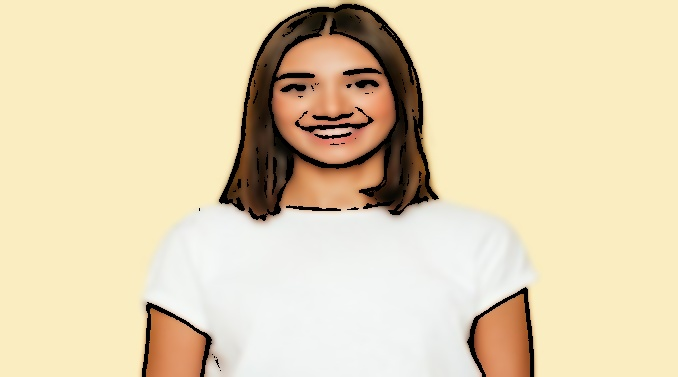
#> input picture imgae_q.jpg, 678 x 377 px
$ python image_editor.py imgae_q.jpg
#> lines starting #> are read from the running program, lines starting #| are printed output that depends on the picture; after the words box and inside, x2 and y2 are one past the last pixel; in counts of white or black regions, pixels touching at a corner belong together
# Python program to explain Merging of Channels

# Importing cv2
import cv2
import numpy as np

import argparse

parser = argparse.ArgumentParser(description='Image Editor')

parser.add_argument(
    'imgfile',
    action="store",
    default="img/6.jpg",
    nargs='?')

parser.add_argument(
    'outputFile',
    action="store",
    default='output/imgae_q.jpg',
    nargs='?')

args = parser.parse_args()

# Reading the BGR image using imread() function
image = cv2.imread(args.imgfile)
#> image is the input picture: shape (377, 678, 3); mean B, G, R 179.6, 211.7, 226.5

# Splitting the channels first to generate different
# single

# channels for merging as we don't have separate
# channel images
b, g, r = cv2.split(image)

# Displaying Blue channel image
#cv2.imshow("Model Blue Image", b)

# Displaying Green channel image
#cv2.imshow("Model Green Image", g)

# Displaying Red channel image
#cv2.imshow("Model Red Image", r)

# Using cv2.merge() to merge Red, Green, Blue Channels

# into a coloured/multi-channeled image
image_merge = cv2.merge([r, g, b])

# Displaying Merged RGB image
#cv2.imshow("RGB_Merged_Image", image_merge)

# Use the cvtColor() function to grayscale the image
image_gray = cv2.cvtColor(image, cv2.COLOR_BGR2GRAY)
#cv2.imshow('Grayscale', image_gray)

# make sure that you have saved it in the same folder
# You can change the kernel size as you want
blurImg = cv2.blur(image, (10, 10))
#cv2.imshow('blurred image', blurImg)

# Creating the kernel(2d convolution matrix)
kernel1 = np.ones((5, 5), np.float32)/30

# Applying the filter2D() function
img_kernel = cv2.filter2D(src=image, ddepth=-1, kernel=kernel1)
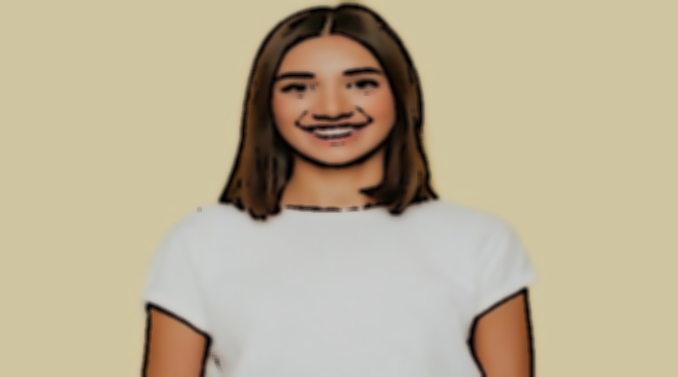
#> img_kernel: shape (377, 678, 3); mean B, G, R 149.8, 176.1, 188.6

# Shoeing the original and output image
#cv2.imshow('Kernel Blur', img_kernel)

#Implement this function → bilinear_interpolation
half = cv2.resize(image, (0, 0), fx=0.1, fy=0.1)
bigger = cv2.resize(image, (1050, 1610))
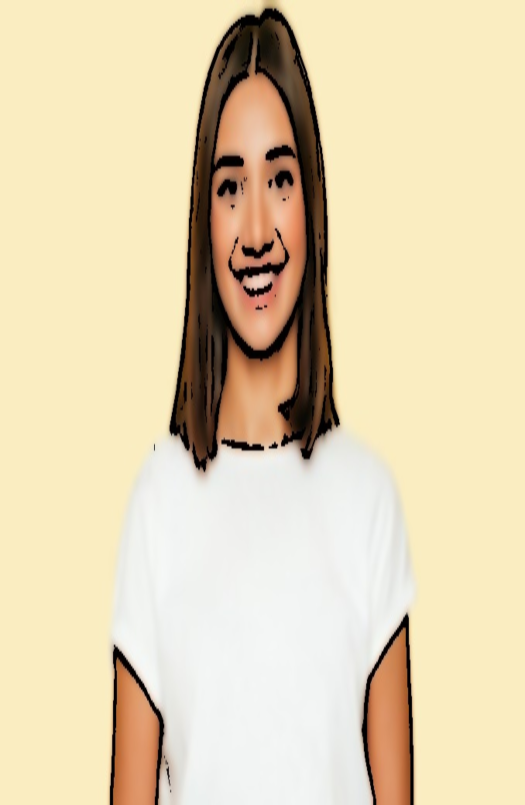
#> bigger: shape (1610, 1050, 3) (shown at 1/2 size); mean B, G, R 179.6, 211.6, 226.5

stretch_near = cv2.resize(image, (780, 540),
                          interpolation=cv2.INTER_LINEAR)
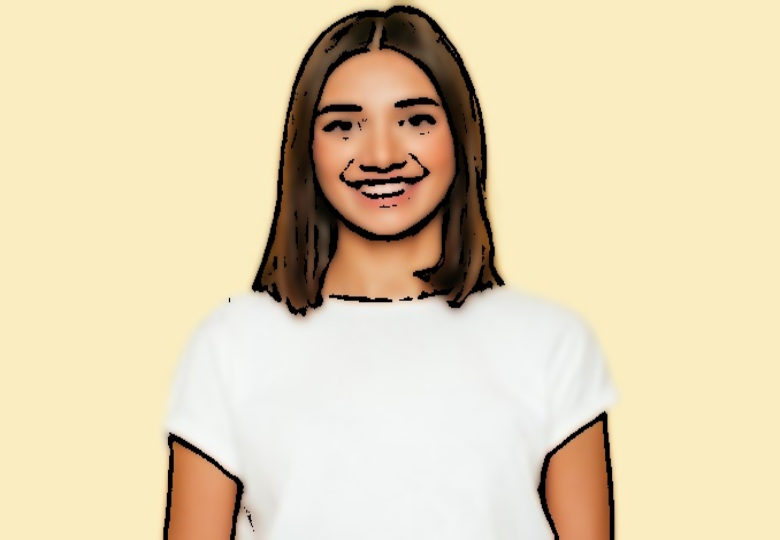
#> stretch_near: shape (540, 780, 3); mean B, G, R 179.6, 211.6, 226.4


Titles = ["Original", "Half", "Bigger", "Interpolation Nearest"]
images = [image, half, bigger, stretch_near]
count = 4

"""for i in range(count):
    plt.subplot(2, 2, i + 1)
    plt.title(Titles[i])
    plt.imshow(images[i])"""

# Window name in which image is displayed
#window_name = 'bilinear_interpolation'
#bilinear_interpolation image display
#plt.show()

#Implement this function → resize
# Obtaining the Dimensions of the image
height, width = image.shape[:2]
#> height = 377; width = 678

# Downscaling the image
height = int(height/2)
#> height = 188
width = int(width/2)
#> width = 339

# Performing the resize operation with Nearest neighbor interpolation
image_resize = cv2.resize(image, (width, height),
                          interpolation=cv2.INTER_NEAREST)

# Displaying the image
#cv2.imshow('resize', image_resize)

#90 Degree Rotation
#Implement the function - > rotate
# Window name in which image is displayed
window_name = 'rotate'

# Using cv2.rotate() method
# Using cv2.ROTATE_90_CLOCKWISE rotate
# by 90 degrees clockwise
image_rotate = cv2.rotate(image, cv2.ROTATE_90_CLOCKWISE)
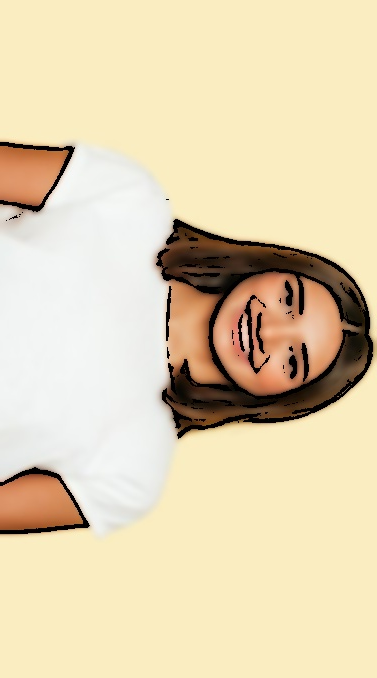
#> image_rotate: shape (678, 377, 3); mean B, G, R 179.6, 211.7, 226.5

# Displaying the image
#cv2.imshow(window_name, image_rotate)

#Implement this function → extract_edges
#load the image, convert it to grayscale, and blur it slightly
image_gray = cv2.cvtColor(image, cv2.COLOR_BGR2GRAY)
image_blurred = cv2.GaussianBlur(image_gray, (5, 5), 0)

# using the Canny edge detector
image_edge = ~cv2.Canny(image_blurred, 10, 200)
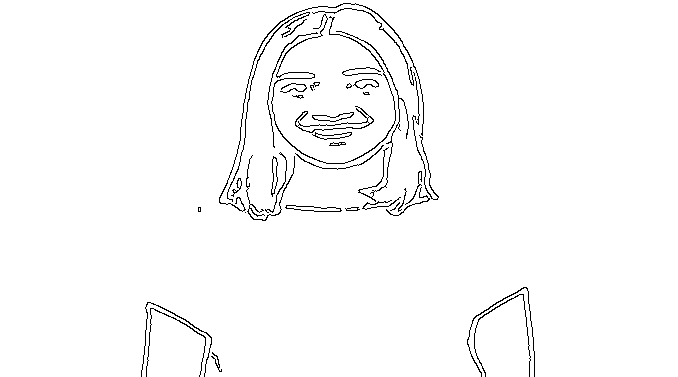
#> image_edge: shape (377, 678); 98% white; black in thin lines or dots, all inside (x1, y1, x2, y2) = (141, 3, 535, 377)

#show the output Canny edge maps
#cv2.imshow("Wide Edge Map", image_edge)

#colored_img_quantizer


def quantimage(image, k):
    i = np.float32(image).reshape(-1, 3)
    condition = (cv2.TERM_CRITERIA_EPS + cv2.TERM_CRITERIA_MAX_ITER, 20, 1.0)
    ret, label, center = cv2.kmeans(
        i, k, None, condition, 10, cv2.KMEANS_RANDOM_CENTERS)
    center = np.uint8(center)
    final_img = center[label.flatten()]
    final_img = final_img.reshape(image.shape)
    return final_img


#window_name = 'colored_img_quantizer'
#image = cv2.imread('a.png')
"""plt.imshow(quantimage(image, 5))
plt.show()

plt.imshow(quantimage(image, 8))
plt.show()

plt.imshow(quantimage(image, 25))
plt.show()

plt.imshow(quantimage(image, 35))
plt.show()

plt.imshow(quantimage(image, 45))
plt.show()"""

#Implement this function → mask_generator(image1, image2, mask)
# The kernel to be used for dilation
# purpose
kernel = np.ones((5, 5), np.uint8)

# converting the image to HSV format
hsv = cv2.cvtColor(image, cv2.COLOR_BGR2HSV)
#> hsv: shape (377, 678, 3); mean H, S, V 28, 63.5, 226.8

# defining the lower and upper values
# of HSV, this will detect yellow colour
Lower_hsv = np.array([20, 70, 100])
Upper_hsv = np.array([30, 255, 255])

# creating the mask
Mask = cv2.inRange(hsv, Lower_hsv, Upper_hsv)
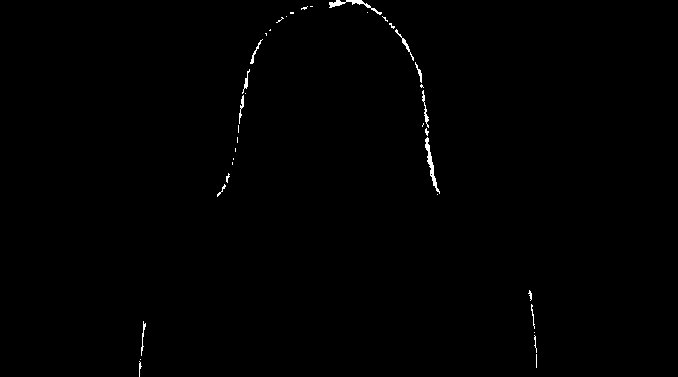
#> Mask: shape (377, 678); 0.43% white in thin lines or dots, all inside (x1, y1, x2, y2) = (139, 0, 537, 377)

# Inverting the mask
mask_yellow = cv2.bitwise_not(Mask)
Mask = cv2.bitwise_and(image, image, mask=mask_yellow)
#> Mask: shape (377, 678, 3)

# Displaying the image
#cv2.imshow('Mask', Mask)

#Cartoonify
# Edges
gray = cv2.cvtColor(image, cv2.COLOR_BGR2GRAY)
gray = cv2.medianBlur(gray, 5)
edges = cv2.adaptiveThreshold(gray, 255, cv2.ADAPTIVE_THRESH_MEAN_C,
                              cv2.THRESH_BINARY, 9, 9)
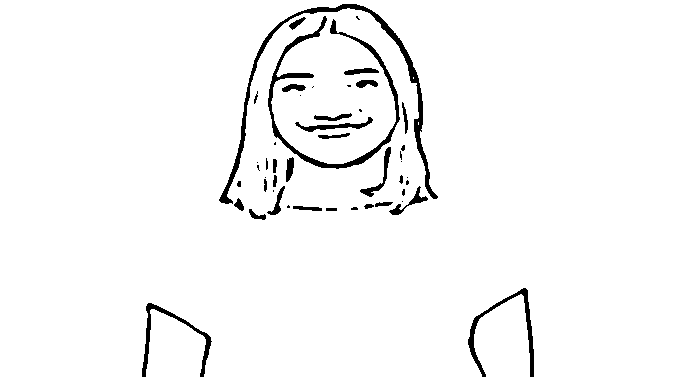
#> edges: shape (377, 678); 96.7% white; 48 black regions (19 under 20 px), largest, box (x1, y1, x2, y2) and area: (219, 4, 438, 204) 2288, (268, 16, 400, 169) 1935, (468, 288, 534, 377) 845

# Cartoonization
color = cv2.bilateralFilter(image, 9, 250, 250)
cartoon = cv2.bitwise_and(color, color, mask=edges)

cv2.imshow("Image", image)
cv2.imshow("edges", edges)
cv2.imshow("Cartoon", cartoon)


# Saving the image
cv2.imwrite(args.outputFile, cartoon)

print('Successfully saved')

cv2.waitKey(0)

# Window shown waits for any key pressing event
cv2.destroyAllWindows()
